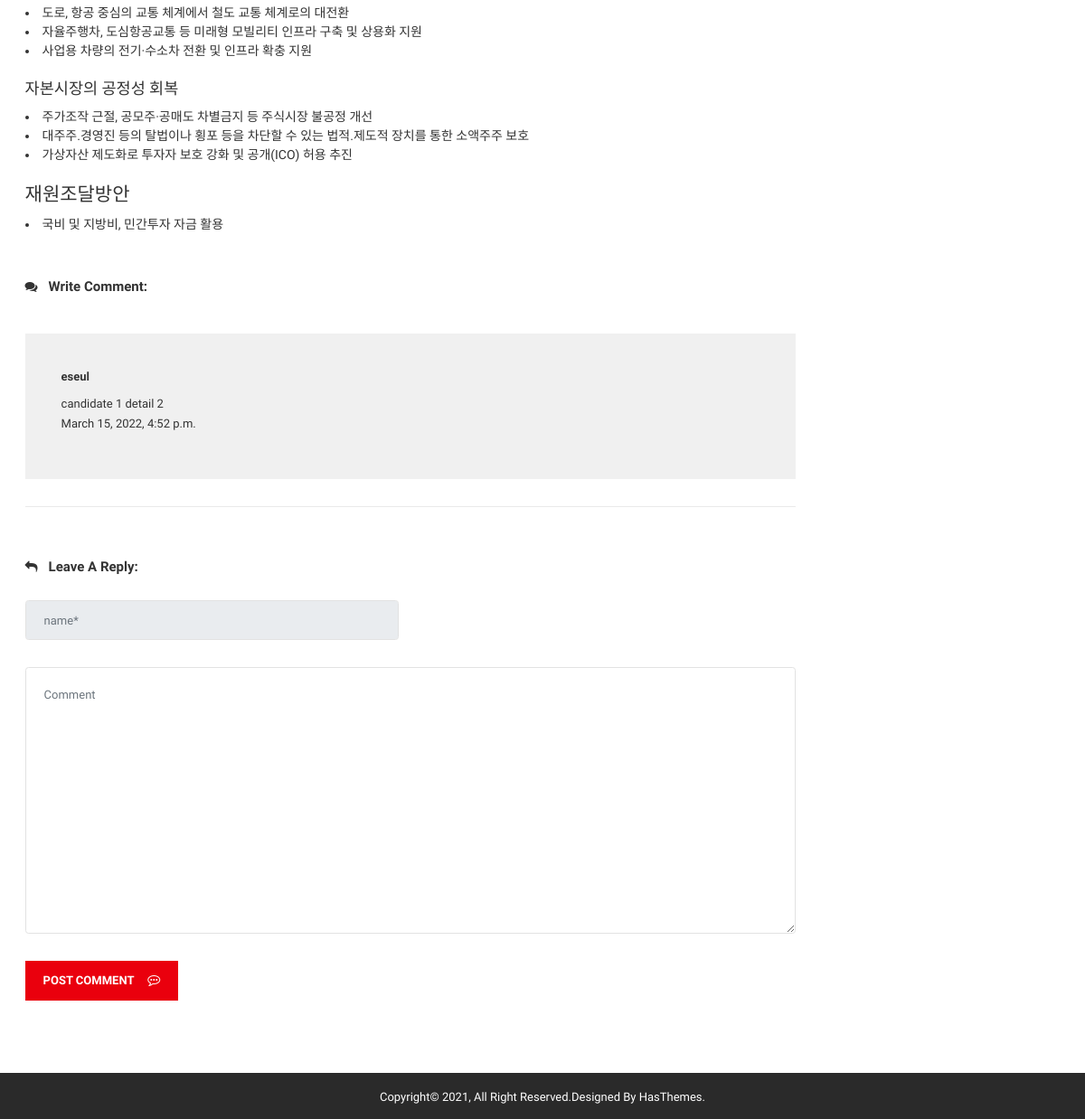
Page /candidate1/detail02/ (lower part) on the earlier database version.
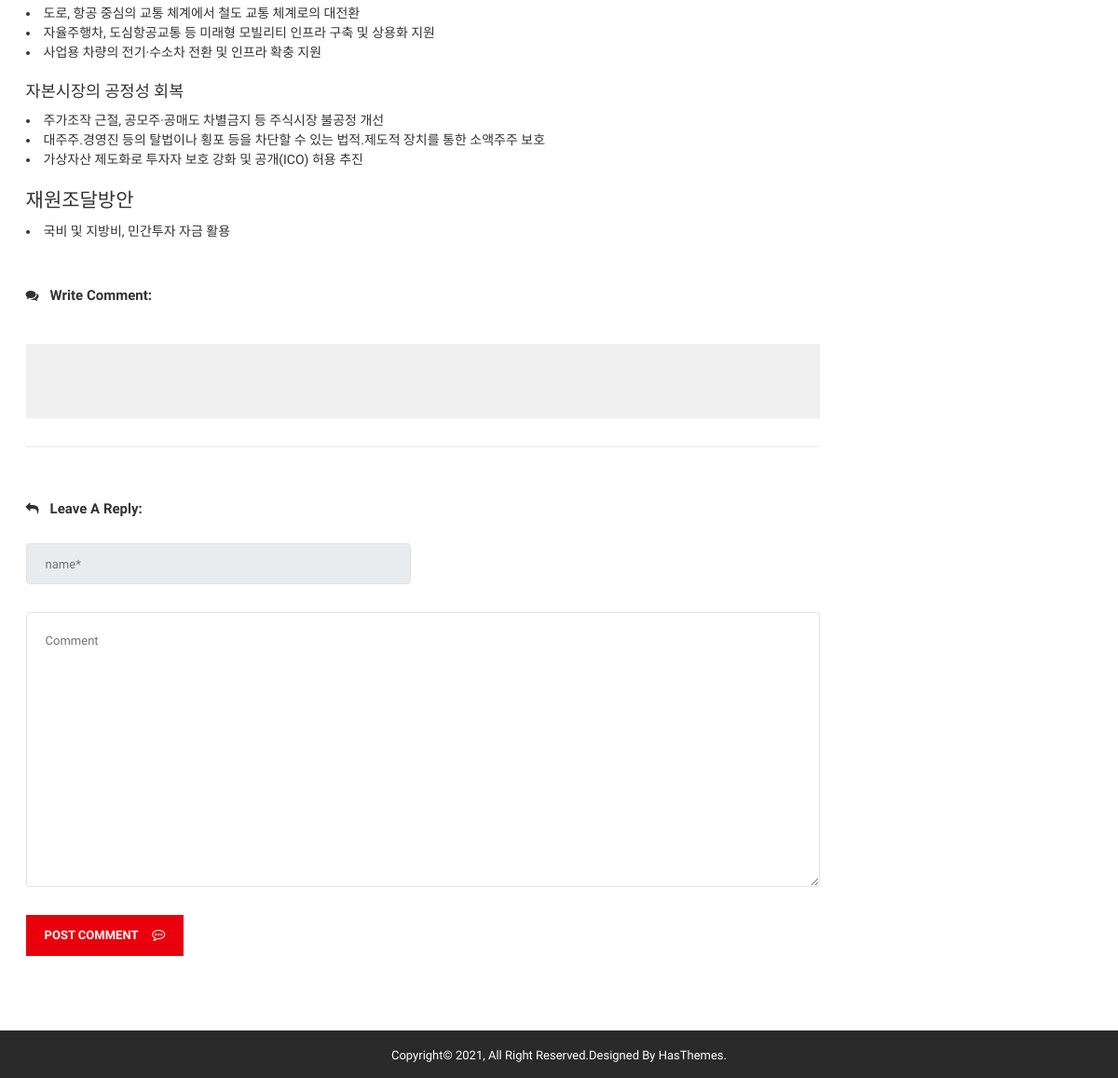
Same page on the later database version.
### bbsApp/models.py (models this page shows)
class Post(models.Model):
    id            = models.BigAutoField(help_text = "Post ID", primary_key=True)
    candidate_num = models.IntegerField()
    detail_num    = models.IntegerField()
    writer_id     = models.TextField(max_length=100)
    content       = models.TextField(blank=False, null=False)
    create_date   = models.DateTimeField(auto_now=True)
    modify_date   = models.DateTimeField(auto_now=True)

### candidate1App/views.py (the view)
# urls.py: path('detail02/', views.detail02),
def detail02(request):
    print('>>> detail2')
    candidate_num = 1
    detail_num = 2
    Posts = Post.objects.filter(candidate_num=candidate_num, detail_num=detail_num)
    if request.session.get('member_name'):
        print('>>> our member')
        context = {
            'session_member_name': request.session.get('member_name'),
            'session_member_id': request.session.get('member_id'),
            'candidate_num': candidate_num,
            'detail_num': detail_num,
            'Posts': Posts
        }
        return render(request, 'candidate1/blogDetail2.html', context)
    else:
        context = {
            'candidate_num': candidate_num,
            'detail_num': detail_num,
            'Posts': Posts
        }
        return render(request, 'candidate1/blogDetail2.html', context)

### candidate1App/templates/candidate1/blogDetail2.html (shortened to what this page needs)
{% load static %}
<!doctype html>
<html class="no-js" lang="en">
    <head>
        <link rel="stylesheet" href="{% static 'css/bootstrap.min.css' %}">
        <link rel="stylesheet" href="{% static 'css/font-awesome.min.css' %}">
        <link rel="stylesheet" href="{% static 'css/meanmenu.min.css' %}">
        <link rel="stylesheet" href="{% static 'css/owl.carousel.min.css' %}">
		<link rel="stylesheet" href="{% static 'lib/css/nivo-slider.css' %}" type="text/css" />
		<link rel="stylesheet" href="{% static 'lib/css/preview.css' %}" type="text/css" media="screen" />
        <link rel="stylesheet" href="{% static 'css/chosen.min.css' %}">
        <link rel="stylesheet" href="{% static 'css/animate.css' %}">
        <link rel="stylesheet" href="{% static 'css/magnific-popup.css' %}">
        <link rel="stylesheet" href="{% static 'css/normalize.css' %}">
        <link rel="stylesheet" href="{% static 'css/main.css' %}">
        <link rel="stylesheet" href="{% static 'style.css' %}">
        <link rel="stylesheet" href="{% static 'css/responsive.css' %}">
    </head>
    <body>
        <div class="wrapper">
            <section class="blog-two-details-area ptb-80">
                <div class="container">
                    <div class="row">
                        <div class="col-lg-9">
                            <div class="blog-container-inner">
                                <div class="visual-inner">
                                    <div class="blog-content">
                                        <li>수출 1조 달러, 국민소득 5만 달러 달성, 주가지수5000으로 세계 5강의 종합국력 달성</li><br/>
                                        <br/>
                                        <br/>
                                        <br/>
                                        <li>
                                            도로, 항공 중심의 교통 체계에서 철도 교통 체계로의 대전환
                                        </li>
                                        <li>
                                            자율주행차, 도심항공교통 등 미래형 모빌리티 인프라 구축 및 상용화 지원
                                        </li>
                                        <li>
                                            사업용 차량의 전기·수소차 전환 및 인프라 확충 지원
                                        </li><br/>
                                        <h5>자본시장의 공정성 회복</h5>
                                        <li>
                                            주가조작 근절, 공모주·공매도 차별금지 등 주식시장 불공정 개선
                                        </li>
                                        <li>
                                            대주주.경영진 등의 탈법이나 횡포 등을 차단할 수 있는 법적.제도적 장치를 통한 소액주주 보호
                                        </li>
                                        <li>
                                            가상자산 제도화로 투자자 보호 강화 및 공개(ICO) 허용 추진
                                        </li><br/>
                                        <h4>재원조달방안</h4>
                                        <li>
                                            국비 및 지방비, 민간투자 자금 활용
                                        </li>
                                    </div>
                                </div>
                                <div  class="blog-comment">
                                    <p><i class="fa fa-comments" aria-hidden="true"></i>Write Comment:</p>
                                    <div class="blog-reply-all2">
                                        <div id="blog-top" class="blog-top">
                                            {% for bbs in Posts %}
                                            <div  class="blog-img-details">
                                                <div class="blog-title" align="right">
                                                    <h3>{{bbs.writer_id}}</h3>
                                                </div>
                                                <p>{{bbs.content}}</p>
                                                <span>{{bbs.create_date}}</span>
                                            </div>
                                            {% endfor %}
                                        </div>
                                    </div>
                                </div>
                                <div class="blog-input">
                                    <p><i class="fa fa-reply" aria-hidden="true"></i>Leave A Reply:</p>
                                    <form method="post" action="../../bbs/postForm" name="form">
                                        <div class="blog-from">
                                            <div class="row">
                                                <div class="col-lg-6">
                                                    {% if session_member_id %}
                                                    <input class="form-control bmrg" required="" id="writer_id" name= "writer_id" type="text" value="{{ session_member_id }}" readonly>
                                                    {% else %}
                                                    <input class="form-control bmrg" required="" type="text" placeholder="name*" disabled/>
                                                    {% endif %}
                                                </div>
                                                <div class="col-lg-12">
                                                    <textarea class="form-control" required="" name="content" id="content" placeholder="Comment"></textarea>
                                                    {% if session_member_id %}
                                                    <button class="submit" id="postBtn" type="button" value = "post">
                                                        Post Comment
                                                        <i class="fa fa-commenting-o" aria-hidden="true"></i>
                                                    </button>
                                                    {% else %}
                                                    <button class="submit" type="submit" value= "loginback" onclick="if(confirm('로그인 후 이용가능합니다. 로그인 페이지로 이동합니다.')){javascript: form.action='/user/index/';}">
                                                        Post Comment
                                                        <i class="fa fa-commenting-o" aria-hidden="true"></i>
                                                    </button>
                                                    {% endif %}
                                                </div>
                                            </div>
                                        </div>
                                    </form>
                                </div>
                            </div>
                        </div>
                        <div class="col-lg-3">
                        </div>
                    </div>
                </div>
            </section>
            <footer id="footer" class="social-area">
                <div class="footer-bottom">
                    <div class="container">
                        <div class="row">
                            <div class="footer-bottom-all">
                                <div class="col-lg-12 col-12 col-md-12">
                                    <div class="copyright-text text-center">
                                        <p>Copyright© 2021, All Right Reserved.Designed by <a href="https://hasthemes.com/"> HasThemes.</a></p>
                                    </div>
                                </div>
                            </div>
                        </div>
                    </div>
                </div>
            </footer>
        </div>
    </body>
</html>

### bbsApp/static/css/main.css (style rules this page uses)
html { color: #222; font-size: 1em; line-height: 1.4; }
textarea { resize: vertical; }

Differences in the rows shown:
removed Post: writer_id "eseul", content "candidate 1 detail 2", create_date "March 15, 2022, 4:52 p.m."
